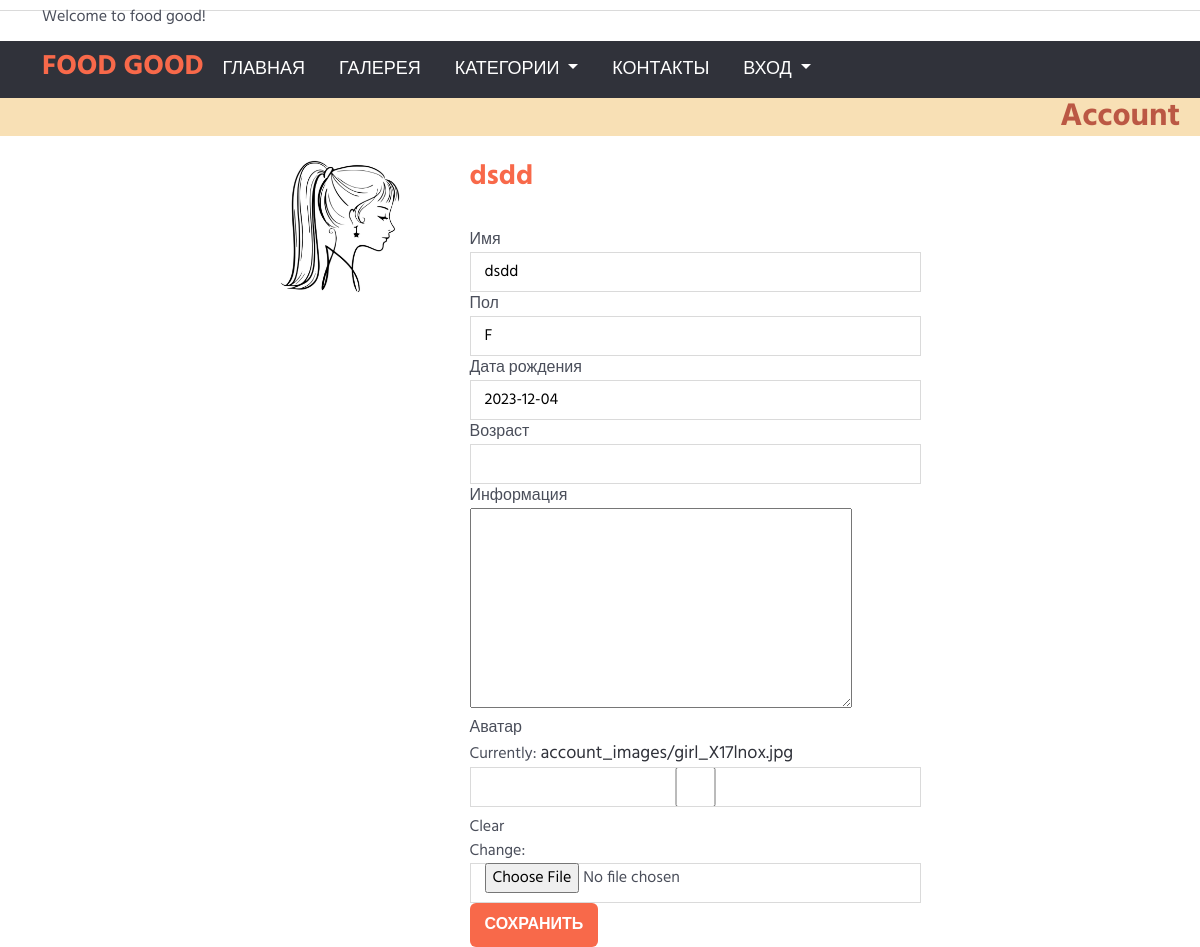
/users/user/1/, run on an earlier commit of the app's database.
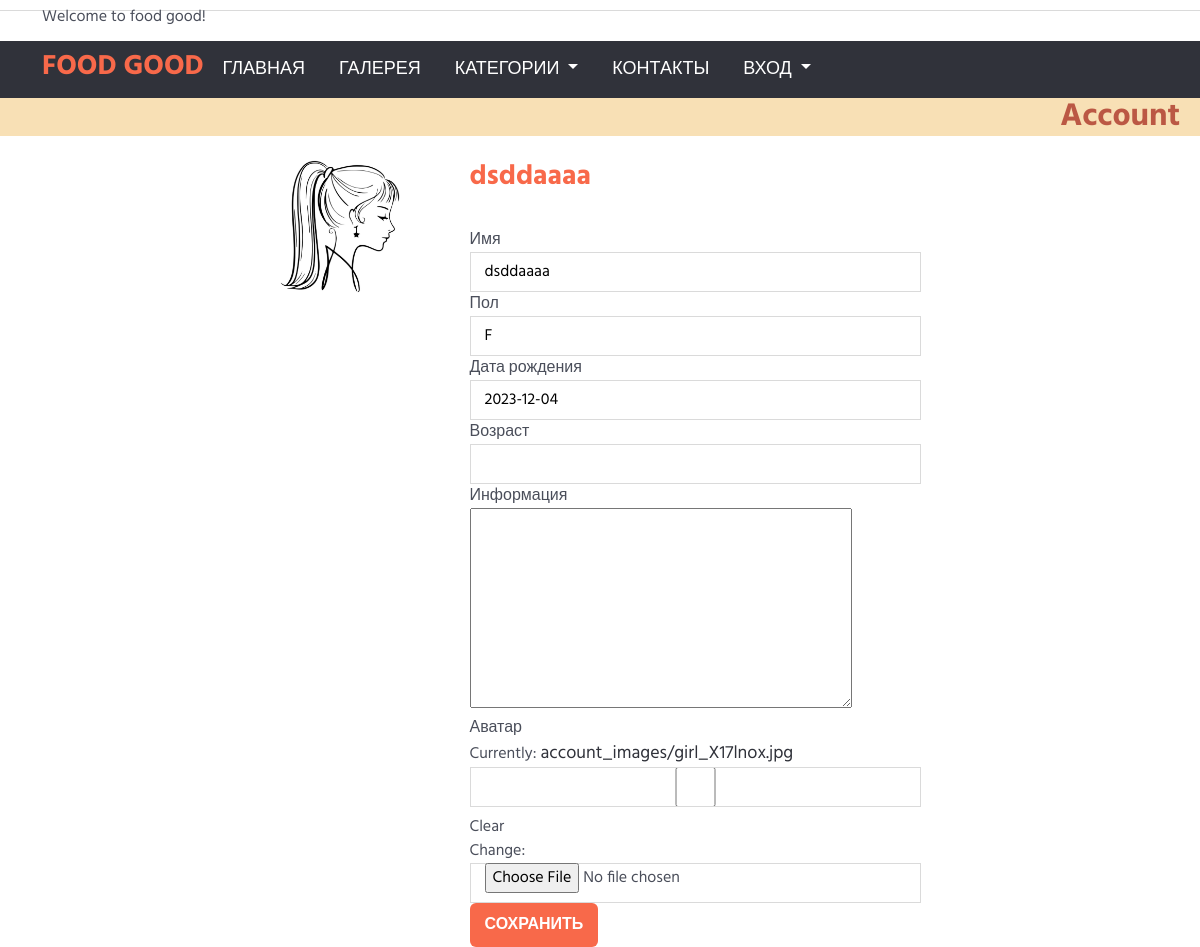
And on a later commit of the database.
### users/models.py (models this page shows, shortened)
class Account(models.Model):
    gender_choices= (('M','Male'),
                     ('F','Female'),
                     ('N/A','Not answered'))
    user = models.OneToOneField(User,on_delete=models.CASCADE,
                                primary_key=True)
    nickname = models.CharField(max_length=100)
    birthdate = models.DateField(null=True, blank=True)
    gender = models.CharField(choices=gender_choices,max_length=20)
    age = models.CharField(max_length=100, null=True, blank=True)
    info = models.TextField(null=True, blank=True)
    account_image = models.ImageField(default='default.jpg',
                                      upload_to='account_images')
    tags = models.ManyToManyField(to=Tag, blank=True)
    class Meta:
        verbose_name= 'Аккаунт (Account)'
        verbose_name_plural='Аккаунты'

### users/views.py (the view, shortened to what this page needs)
# urls.py: path("user/<int:pk>/", views.UserAccountView.as_view(), name="account"),
class UserAccountView(UpdateView):
    model = Account
    template_name = 'users/account.html'
    context_object_name = 'profile'
    form_class = AccountForm
    def get_context_data(self, **kwargs):
        context = super().get_context_data(**kwargs)
        return context

### users/forms.py
class AccountForm(forms.ModelForm):
    nickname = forms.CharField(label="Имя", max_length=40, strip=True)
    gender = forms.CharField(label="Пол", max_length=10, required=False)
    birthdate = forms.DateField(label='Дата рождения', required=False)
    age = forms.DecimalField(label="Возраст", min_value=1, max_value=200,
                             max_digits=3, required=False)
    info = forms.CharField(label="Информация",
                           widget=forms.Textarea(attrs={'cols': 40, 'rows': 7}), required=False,
                           strip=True)
    account_image = forms.ImageField(label='Аватар', required=False)
    class Meta:
        model = Account
        fields = ['nickname','gender', 'birthdate','age', 'info', 'account_image']

### users/templates/users/account.html (shortened to what this page needs)
{% extends 'main/base.html' %}
{% load static %}
{% load crispy_forms_tags %}
{% block body %}
<body>
    <div class="flex-row bg-color-light">
        <h2 class="text-header  text-end">Account</h2>
    </div>
        <div class="container">
            <div class="mt-4">
                    <div class="row d-flex align-content-center justify-content-center flex-wrap">
                        <div class="col-md-2 col-sm-12">
                            <img src="{{ MEDIA_URL }}{{profile.account_image}}" class="" width="120px;" alt="avatar">
                        </div>
                        <div class="col-md-5 col-sm-12 pl-4">
                            <div>
                            <h3>{{profile.nickname}}</h3>
                            <br>
                            </div>
                            <form method="post" class="">
                                {% for field in form %}
                                 {% if field.errors %}
                                        <div class="control-group error">
                                            <label class="control-label">{{ field.label }}</label>
                                            <div class="controls">{{ field }}
                                                <span class="help-inline">
                                                    {% for error in  field.errors %}{{ error }}{% endfor %}
                                                </span>
                                            </div>
                                        </div>
                                        {% else %}
                                            <div class="control-group">
                                            <label class="control-label">{{ field.label }}</label>
                                            <div class="controls">{{ field }}
                                            </div>
                                 {% endif %}
                                {% endfor %}
                                <button type="submit" class="btn primary-btn">Сохранить</button>
                            </form>
                        </div>
                    </div>
            </div>
        </div>
</body>
{% endblock %}

What changed in the data, as far as the page shows it:
changed Account: nickname "dsdd" → "dsddaaaa"
